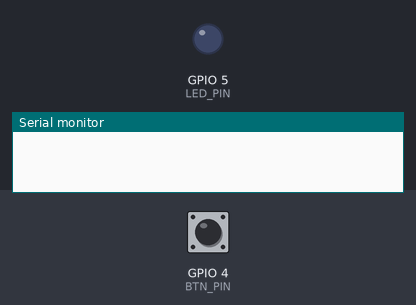
Recording of a program running on a simulated ESP32-S3. Parts: output pins drawn as LEDs (lit = HIGH), the last lines printed to the serial monitor. The inputs (shaded band) are chosen by the test bench; at power-on: GPIO 4 (BTN_PIN) HIGH.

Above: at 1.2 s.
1.3 s: GPIO 4 (BTN_PIN) pulled LOW for 0.15 s
At 2.3 s:
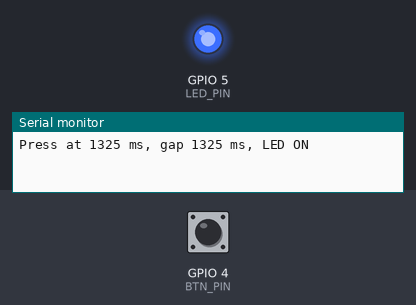
2.9 s: GPIO 4 (BTN_PIN) pulled LOW for 1 s
At 3.5 s:
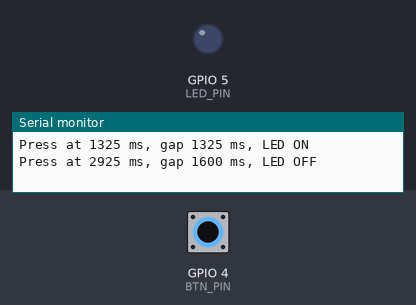
5.4 s: GPIO 4 (BTN_PIN) pulled LOW for 3.2 s
At 6.6 s:
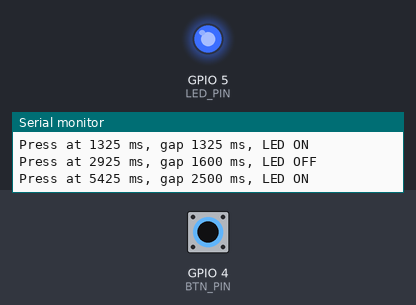
Timing chart, 0 to 8.4 s (numbered marks = the images above; inputs shaded):
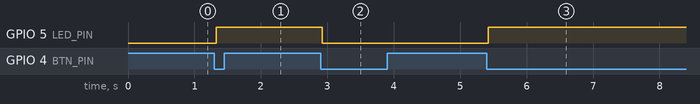

The program:

main.cpp
```cpp
#include <Arduino.h>

#include "Led.h"


constexpr uint8_t  BTN_PIN     = 4;
constexpr uint8_t  LED_PIN     = 5;
constexpr uint32_t DEBOUNCE_MS = 25;

volatile bool     edgeSeen = false;
volatile uint32_t edgeTime = 0;

bool     btnPressed = false;
uint32_t lastPress  = 0;

Led led(LED_PIN);

void ARDUINO_ISR_ATTR onEdge();

void setup() {
  Serial.begin(115200);

  pinMode(BTN_PIN, INPUT_PULLUP);

  led.begin();

  btnPressed = digitalRead(BTN_PIN) == LOW;

  attachInterrupt(digitalPinToInterrupt(BTN_PIN), onEdge, CHANGE);
}

void ARDUINO_ISR_ATTR onEdge() {
  edgeTime = millis();
  edgeSeen = true;
}

void loop() {
  bool settled = edgeSeen && millis() - edgeTime >= DEBOUNCE_MS;

  if (!settled) {
    return;
  }

  edgeSeen = false;

  bool pressed = digitalRead(BTN_PIN) == LOW;

  if (pressed == btnPressed) {
    return;
  }

  btnPressed = pressed;

  if (!pressed) {
    return;
  }

  uint32_t now = millis();

  led.switchLight();

  Serial.printf("Press at %lu ms, gap %lu ms, LED %s\n",
                now, now - lastPress, led.isOn() ? "ON" : "OFF");

  lastPress = now;
}
```

Led.h
```cpp
#pragma once
#include <cstdint>

enum LED_LIGHT {
  OFF,
  ON
};

class Led {
public:
  Led(uint8_t pin);

  void begin();
  void switchLight();
  bool isOn() const;

private:
  uint8_t _pin;
  LED_LIGHT _state = LED_LIGHT::OFF;
};
```

Led.cpp
```cpp
#include <esp32-hal-gpio.h>
#include <Led.h>


Led::Led(uint8_t pin): _pin(pin) {}

void Led::begin() {
  pinMode(_pin, OUTPUT);
  _state = LED_LIGHT::OFF;
  digitalWrite(_pin, _state);
}

void Led::switchLight() {
  _state = _state == LED_LIGHT::ON ? LED_LIGHT::OFF : LED_LIGHT::ON;
  digitalWrite(_pin, _state);
}

bool Led::isOn() const {
  return _state == LED_LIGHT::ON;
}
```

Measured:
- after the input at 1.3 s, GPIO 5 (LED_PIN): LOW → HIGH at once
- after the input at 2.9 s, GPIO 5 (LED_PIN): HIGH → LOW at once
- after the input at 5.4 s, GPIO 5 (LED_PIN): LOW → HIGH at once
